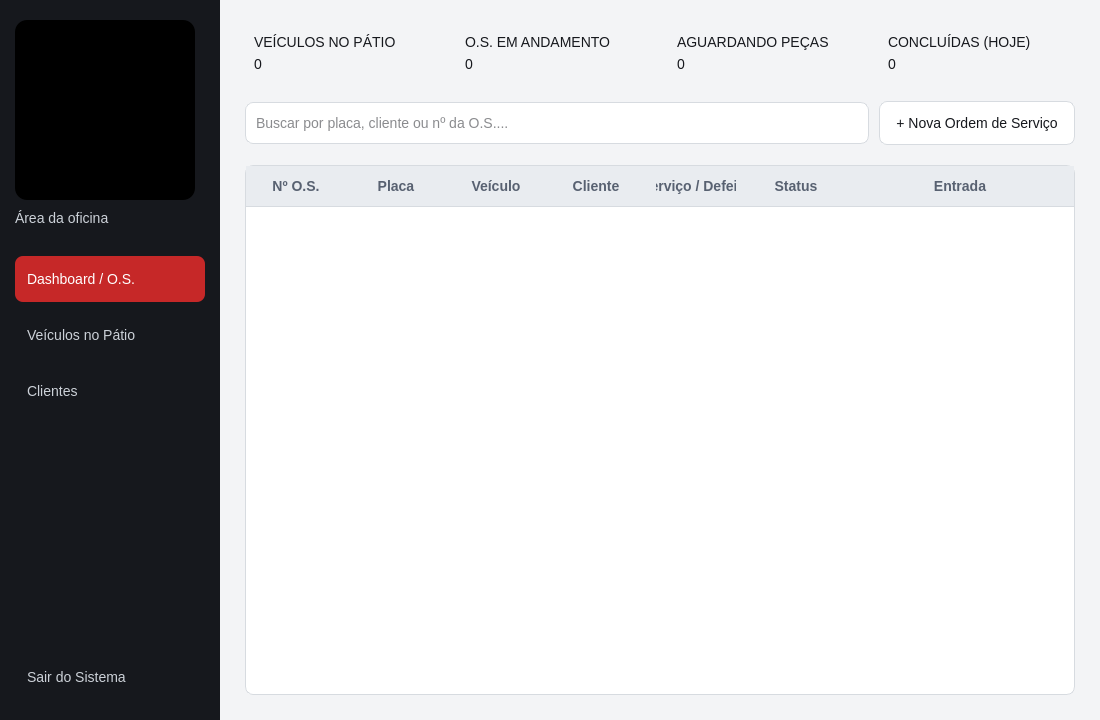
<?xml version='1.0' encoding='UTF-8'?>
<ui version="4.0">
 <class>MainWindow</class>
 <widget class="QMainWindow" name="MainWindow">
  <property name="geometry">
   <rect>
    <x>0</x>
    <y>0</y>
    <width>1100</width>
    <height>720</height>
   </rect>
  </property>
  <property name="windowTitle">
   <string>AutoFlow · Painel da oficina</string>
  </property>
  <widget class="QWidget" name="centralwidget">
   <layout class="QHBoxLayout" name="horizontalLayoutMain">
    <property name="spacing">
     <number>0</number>
    </property>
    <property name="leftMargin">
     <number>0</number>
    </property>
    <property name="topMargin">
     <number>0</number>
    </property>
    <property name="rightMargin">
     <number>0</number>
    </property>
    <property name="bottomMargin">
     <number>0</number>
    </property>
    <item>
     <widget class="QFrame" name="sidebar">
      <property name="minimumSize">
       <size>
        <width>220</width>
        <height>0</height>
       </size>
      </property>
      <property name="maximumSize">
       <size>
        <width>220</width>
        <height>16777215</height>
       </size>
      </property>
      <layout class="QVBoxLayout" name="verticalLayoutSidebar">
       <property name="spacing">
        <number>10</number>
       </property>
       <property name="leftMargin">
        <number>15</number>
       </property>
       <property name="topMargin">
        <number>20</number>
       </property>
       <property name="rightMargin">
        <number>15</number>
       </property>
       <property name="bottomMargin">
        <number>20</number>
       </property>
       <item>
        <widget class="QLabel" name="lblLogo">
         <property name="text">
          <string />
         </property>
         <property name="pixmap">
          <pixmap>assets/logo-autoflow.jpg</pixmap>
         </property>
         <property name="scaledContents">
          <bool>true</bool>
         </property>
         <property name="alignment">
          <set>Qt::AlignCenter</set>
         </property>
         <property name="minimumSize">
          <size>
           <width>180</width>
           <height>180</height>
          </size>
         </property>
         <property name="maximumSize">
          <size>
           <width>180</width>
           <height>180</height>
          </size>
         </property>
        </widget>
       </item>
       <item>
        <widget class="QLabel" name="lblUsuario">
         <property name="text">
          <string>Área da oficina</string>
         </property>
        </widget>
       </item>
       <item>
        <spacer name="spacerSidebar1">
         <property name="orientation">
          <enum>Qt::Vertical</enum>
         </property>
         <property name="sizeType">
          <enum>QSizePolicy::Fixed</enum>
         </property>
         <property name="sizeHint" stdset="0">
          <size>
           <width>20</width>
           <height>20</height>
          </size>
         </property>
        </spacer>
       </item>
       <item>
        <widget class="QPushButton" name="btnMenuDashboard">
         <property name="text">
          <string>Dashboard / O.S.</string>
         </property>
         <property name="checkable">
          <bool>true</bool>
         </property>
         <property name="checked">
          <bool>true</bool>
         </property>
         <property name="class" stdset="0">
          <string>menuButton</string>
         </property>
        </widget>
       </item>
       <item>
        <widget class="QPushButton" name="btnNovoVeiculo">
         <property name="text">
          <string>Veículos no Pátio</string>
         </property>
         <property name="checkable">
          <bool>true</bool>
         </property>
         <property name="class" stdset="0">
          <string>menuButton</string>
         </property>
        </widget>
       </item>
       <item>
        <widget class="QPushButton" name="btnMenuClientes">
         <property name="text">
          <string>Clientes</string>
         </property>
         <property name="checkable">
          <bool>true</bool>
         </property>
         <property name="class" stdset="0">
          <string>menuButton</string>
         </property>
        </widget>
       </item>
       <item>
        <spacer name="spacerSidebar2">
         <property name="orientation">
          <enum>Qt::Vertical</enum>
         </property>
         <property name="sizeHint" stdset="0">
          <size>
           <width>20</width>
           <height>40</height>
          </size>
         </property>
        </spacer>
       </item>
       <item>
        <widget class="QPushButton" name="btnSair">
         <property name="text">
          <string>Sair do Sistema</string>
         </property>
         <property name="class" stdset="0">
          <string>menuButton</string>
         </property>
        </widget>
       </item>
      </layout>
     </widget>
    </item>
    <item>
     <layout class="QVBoxLayout" name="verticalLayoutContent">
      <property name="spacing">
       <number>20</number>
      </property>
      <property name="leftMargin">
       <number>25</number>
      </property>
      <property name="topMargin">
       <number>25</number>
      </property>
      <property name="rightMargin">
       <number>25</number>
      </property>
      <property name="bottomMargin">
       <number>25</number>
      </property>
      <item>
       <layout class="QHBoxLayout" name="layoutStats">
        <property name="spacing">
         <number>15</number>
        </property>
        <item>
         <widget class="QFrame" name="card1">
          <property name="class" stdset="0">
           <string>cardStat</string>
          </property>
          <layout class="QVBoxLayout" name="v1">
           <item>
            <widget class="QLabel" name="lblT1">
             <property name="text">
              <string>VEÍCULOS NO PÁTIO</string>
             </property>
             <property name="class" stdset="0">
              <string>cardTitle</string>
             </property>
            </widget>
           </item>
           <item>
            <widget class="QLabel" name="lblV1">
             <property name="text">
              <string>0</string>
             </property>
             <property name="class" stdset="0">
              <string>cardValue</string>
             </property>
            </widget>
           </item>
          </layout>
         </widget>
        </item>
        <item>
         <widget class="QFrame" name="card2">
          <property name="class" stdset="0">
           <string>cardStat</string>
          </property>
          <layout class="QVBoxLayout" name="v2">
           <item>
            <widget class="QLabel" name="lblT2">
             <property name="text">
              <string>O.S. EM ANDAMENTO</string>
             </property>
             <property name="class" stdset="0">
              <string>cardTitle</string>
             </property>
            </widget>
           </item>
           <item>
            <widget class="QLabel" name="lblV2">
             <property name="text">
              <string>0</string>
             </property>
             <property name="class" stdset="0">
              <string>cardValue</string>
             </property>
            </widget>
           </item>
          </layout>
         </widget>
        </item>
        <item>
         <widget class="QFrame" name="card3">
          <property name="class" stdset="0">
           <string>cardStat</string>
          </property>
          <layout class="QVBoxLayout" name="v3">
           <item>
            <widget class="QLabel" name="lblT3">
             <property name="text">
              <string>AGUARDANDO PEÇAS</string>
             </property>
             <property name="class" stdset="0">
              <string>cardTitle</string>
             </property>
            </widget>
           </item>
           <item>
            <widget class="QLabel" name="lblV3">
             <property name="text">
              <string>0</string>
             </property>
             <property name="class" stdset="0">
              <string>cardValue</string>
             </property>
            </widget>
           </item>
          </layout>
         </widget>
        </item>
        <item>
         <widget class="QFrame" name="card4">
          <property name="class" stdset="0">
           <string>cardStat</string>
          </property>
          <layout class="QVBoxLayout" name="v4">
           <item>
            <widget class="QLabel" name="lblT4">
             <property name="text">
              <string>CONCLUÍDAS (HOJE)</string>
             </property>
             <property name="class" stdset="0">
              <string>cardTitle</string>
             </property>
            </widget>
           </item>
           <item>
            <widget class="QLabel" name="lblV4">
             <property name="text">
              <string>0</string>
             </property>
             <property name="class" stdset="0">
              <string>cardValue</string>
             </property>
            </widget>
           </item>
          </layout>
         </widget>
        </item>
       </layout>
      </item>
      <item>
       <layout class="QHBoxLayout" name="layoutActions">
        <property name="spacing">
         <number>10</number>
        </property>
        <item>
         <widget class="QLineEdit" name="txtBuscar">
          <property name="placeholderText">
           <string>Buscar por placa, cliente ou nº da O.S....</string>
          </property>
         </widget>
        </item>
        <item>
         <widget class="QPushButton" name="btnNovaOS">
          <property name="cursor">
           <cursorShape>PointingHandCursor</cursorShape>
          </property>
          <property name="text">
           <string>+ Nova Ordem de Serviço</string>
          </property>
          <property name="primary" stdset="0">
           <bool>true</bool>
          </property>
         </widget>
        </item>
       </layout>
      </item>
      <item>
       <widget class="QTableWidget" name="gridOS">
        <property name="selectionBehavior">
         <enum>QAbstractItemView::SelectRows</enum>
        </property>
        <attribute name="horizontalHeaderStretchLastSection">
         <bool>true</bool>
        </attribute>
        <column>
         <property name="text">
          <string>Nº O.S.</string>
         </property>
        </column>
        <column>
         <property name="text">
          <string>Placa</string>
         </property>
        </column>
        <column>
         <property name="text">
          <string>Veículo</string>
         </property>
        </column>
        <column>
         <property name="text">
          <string>Cliente</string>
         </property>
        </column>
        <column>
         <property name="text">
          <string>Serviço / Defeito</string>
         </property>
        </column>
        <column>
         <property name="text">
          <string>Status</string>
         </property>
        </column>
        <column>
         <property name="text">
          <string>Entrada</string>
         </property>
        </column>
       </widget>
      </item>
     </layout>
    </item>
   </layout>
  </widget>
  <property name="styleSheet">
   <string>QWidget {background:#F3F4F6;color:#16181D;font-family:"Segoe UI";font-size:14px;}
QLabel {background:transparent;}
QFrame#sidebar {background:#16181D;border:0;}
QFrame#sidebar QLabel {color:#CCD1D8;}
QLabel#lblLogo {background:#000000;border-radius:12px;}
QFrame[class="statCard"], QFrame#card1, QFrame#card2, QFrame#card3, QFrame#card4 {background:#FFFFFF;border:1px solid #D7DBE0;border-radius:12px;}
QLabel[class="cardValue"] {font-size:28px;font-weight:bold;color:#16181D;}
QLabel[class="cardTitle"] {color:#586171;}
QPushButton {background:#FFFFFF;color:#16181D;border:1px solid #D7DBE0;border-radius:8px;padding:10px 16px;min-height:22px;}
QPushButton:hover {background:#E9ECF0;}
QPushButton[primary="true"] {background:#C62828;color:#FFFFFF;border:1px solid #C62828;font-weight:bold;}
QPushButton[primary="true"]:hover {background:#A61F1F;}
QPushButton:disabled {background:#D7DBE0;color:#586171;}
QFrame#sidebar QPushButton {background:transparent;color:#CCD1D8;border:0;text-align:left;padding:12px;}
QFrame#sidebar QPushButton:hover {background:#30343B;color:#FFFFFF;}
QFrame#sidebar QPushButton:checked {background:#C62828;color:#FFFFFF;}
QPushButton:focus, QLineEdit:focus, QComboBox:focus, QTextEdit:focus {border:2px solid #2058A5;}
QLineEdit, QComboBox, QTextEdit, QSpinBox, QDateEdit {background:#FFFFFF;color:#16181D;border:1px solid #D7DBE0;border-radius:8px;padding:8px;min-height:24px;selection-background-color:#C62828;selection-color:#FFFFFF;}
QTableWidget, QTableView {background:#FFFFFF;color:#16181D;alternate-background-color:#F3F4F6;gridline-color:#D7DBE0;border:1px solid #D7DBE0;border-radius:8px;selection-background-color:#FBEAEA;selection-color:#16181D;}
QHeaderView::section {background:#E9ECF0;color:#586171;padding:10px;border:0;border-bottom:1px solid #D7DBE0;font-weight:bold;}
QScrollBar:vertical {background:#F3F4F6;width:12px;}
QScrollBar::handle:vertical {background:#A8AFBA;border-radius:6px;min-height:24px;}
</string>
  </property>
 </widget>
 <resources />
 <connections />
</ui>
